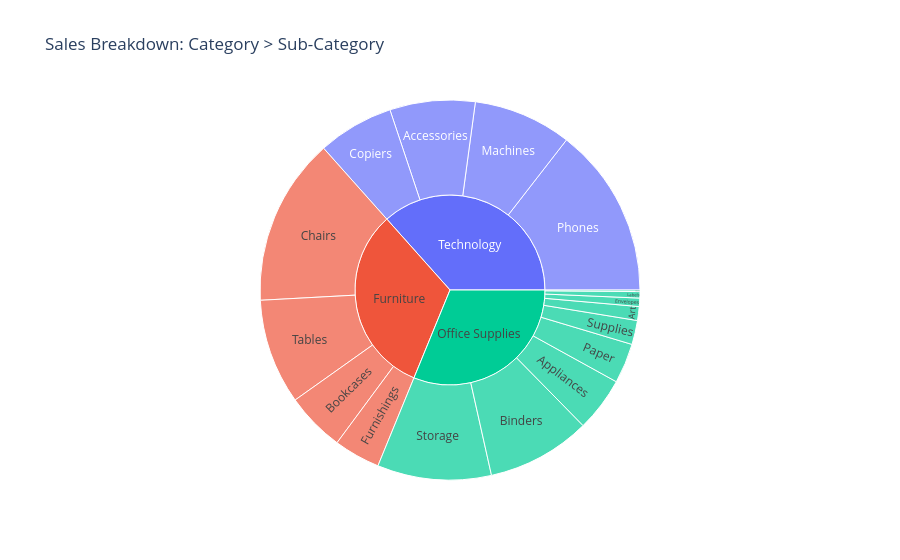

Source (notebook cell):
### Code cell
df_summary = df.groupby(["Category", "Sub-Category"])["Sales"].sum().reset_index()
fig = px.sunburst(df_summary, path=["Category", "Sub-Category"], values="Sales", title="Sales Breakdown: Category > Sub-Category")
fig.show()

### Figure 1 — Plotly figure (JSON) as saved in the notebook; plotly's stock layout.template omitted (floating-point values rounded to 4 significant figures)
{"data": [{"branchvalues": "total", "domain": {"x": [0.0, 1.0], "y": [0.0, 1.0]}, "hovertemplate": "labels=%{label}<br>Sales=%{value}<br>parent=%{parent}<br>id=%{id}<extra></extra>", "ids": ["Furniture/Bookcases", "Furniture/Chairs", "Furniture/Furnishings", "Furniture/Tables", "Office Supplies/Appliances", "Office Supplies/Art", "Office Supplies/Binders", "Office Supplies/Envelopes", "Office Supplies/Fasteners", "Office Supplies/Labels", "Office Supplies/Paper", "Office Supplies/Storage", "Office Supplies/Supplies", "Technology/Accessories", "Technology/Copiers", "Technology/Machines", "Technology/Phones", "Furniture", "Office Supplies", "Technology"], "labels": ["Bookcases", "Chairs", "Furnishings", "Tables", "Appliances", "Art", "Binders", "Envelopes", "Fasteners", "Labels", "Paper", "Storage", "Supplies", "Accessories", "Copiers", "Machines", "Phones", "Furniture", "Office Supplies", "Technology"], "name": "", "parents": ["Furniture", "Furniture", "Furniture", "Furniture", "Office Supplies", "Office Supplies", "Office Supplies", "Office Supplies", "Office Supplies", "Office Supplies", "Office Supplies", "Office Supplies", "Office Supplies", "Technology", "Technology", "Technology", "Technology", "", "", ""], "type": "sunburst", "values": [113800.0, 322800.0, 89210.0, 202800.0, 104600.0, 26710.0, 200000.0, 16130.0, 3002.0, 12350.0, 76830.0, 219300.0, 46420.0, 164200.0, 146200.0, 189200.0, 327800.0, 728700.0, 705400.0, 827500.0]}], "layout": {"legend": {"tracegroupgap": 0}, "title": {"text": "Sales Breakdown: Category > Sub-Category"}}}
